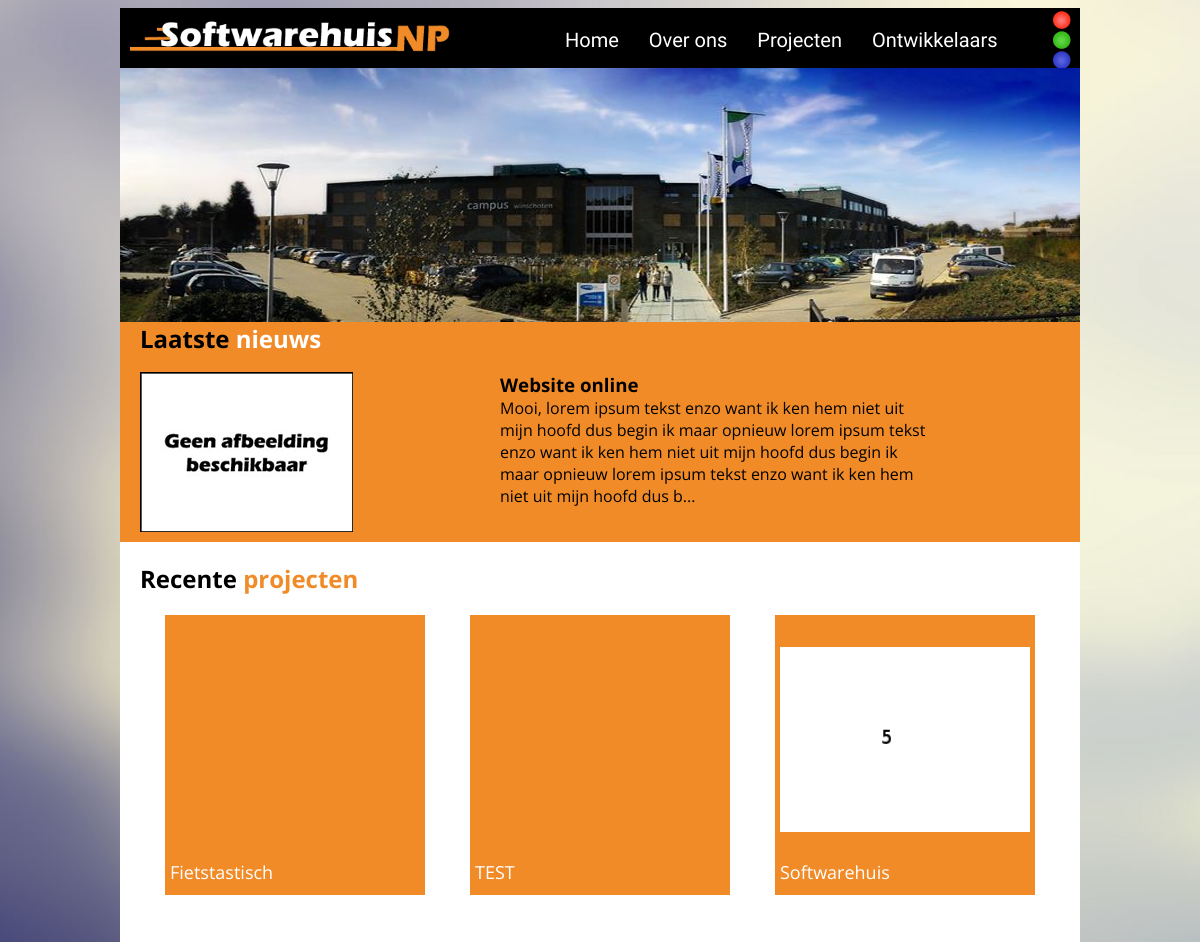
The app's page /work/site.php with its own data.
### tables this page shows
CREATE TABLE IF NOT EXISTS `s_nieuws` (
  `id` int(11) NOT NULL AUTO_INCREMENT,
  `titel` varchar(255) NOT NULL,
  `content` text NOT NULL,
  `afbeelding` varchar(255) NOT NULL,
  `volgorde` int(11) NOT NULL DEFAULT '0',
  `active` tinyint(1) NOT NULL DEFAULT '1' COMMENT 'boolean',
  PRIMARY KEY (`id`)
);

CREATE TABLE IF NOT EXISTS `s_project` (
  `id` int(100) NOT NULL AUTO_INCREMENT,
  `projectcode` varchar(100) NOT NULL DEFAULT '123',
  `titel` varchar(200) NOT NULL,
  `omschrijving` text NOT NULL,
  `link` varchar(200) NOT NULL,
  `datum_oplevering` int(100) NOT NULL DEFAULT '0',
  PRIMARY KEY (`id`)
);

CREATE TABLE IF NOT EXISTS `s_project_screenshots` (
  `id` int(100) NOT NULL AUTO_INCREMENT,
  `projectid` int(100) NOT NULL,
  `afbeelding_url` varchar(200) NOT NULL,
  `volgorde` int(100) NOT NULL DEFAULT '0',
  PRIMARY KEY (`id`)
);

### work/config.php (called while the page is built, shortened)
<?php
	$config = new config();
?>

### work/classes/database.php (called while the page is built, shortened)
<?php
class database {
	public function __construct($server,$username,$password,$database) {
		$this->connection = new MySQLi($server, $username, $password, $database) or die("ERROR: Kan niet verbinden met de database.");
	}
	public function query($q) {
		$result = mysqli_query($this->connection,$q) or die(mysqli_error($this->connection));
		return $result;
	}
	public function fetch_assoc($q) {
		return mysqli_fetch_assoc($q);
	}
	public function num_rows($q) {
		return mysqli_num_rows($q);
	}
}
?>

### work/includes/pages/home.php (the view, shortened to what this page needs)
<div id="slider">
	<h2>Laatste <font class='highlight'>nieuws</font></h2>
	<ul id="slider_container">
	<?php
		$query = $database->query("SELECT `id`,`titel`,`content`,`afbeelding` FROM `".$config->dbinfo['prefix']."_nieuws` WHERE `active` = '1' ORDER BY `volgorde` DESC");
		while($row = $database->fetch_assoc($query))
		{
			$titel = $row['titel'];
			$content = substr($row['content'],0,240)."...";
			$afbeelding = file_exists($row['afbeelding']) && !empty($row['afbeelding']) ? "<img src=\"".$row['afbeelding']."\"/>" : "<img src=\"images/nieuws/slider_empty.jpg\"/>";
			echo "<li>
				<div class=\"nieuws_image\">
					".$afbeelding."
				</div>
				<div class=\"content\">
					<h3>".$titel."</h3>
					".$content."
				</div>
			</li>";
		}
	?>
    </ul>
</div>
<div id="contentvak">
    <?php
		$query = $database->query("SELECT `id`,`projectcode`,`titel`,`omschrijving`,`link`,`datum_oplevering` FROM `".$config->dbinfo['prefix']."_project` ORDER BY `id` DESC LIMIT 3");
		if($database->num_rows($query) >= 3)
		{
			$html = "<h2>Recente <font class='highlight'>projecten</font></h2>";
			while($row = $database->fetch_assoc($query))
			{
				$query2 = $database->query("SELECT `afbeelding_url` FROM `".$config->dbinfo['prefix']."_project_screenshots` WHERE `projectid` = '".$row['id']."'");
				$row2 = $database->fetch_assoc($query2);
				$afbeelding = "images/nieuws/slider_empty.jpg";
				if($database->num_rows($query2) > 0){
					$afbeelding = $row2['afbeelding_url'];
				}
				$html .= "<div class=\"project\">
					<div class='projectimage'>
						<div class='alignmiddle'>
							<a href='site.php?id=3&project=".$row['id']."'><img src='".$afbeelding."'/></a>
						</div>
					</div>
					<span class='titel'>".$row['titel']."</span>
				</div>";
			}
			echo $html;
		}
	?>
</div>

### work/css/style.css (style rules this page uses)
body { background-image:url('../img/background.jpg'); background-size:cover; background-repeat:no-repeat; font-family: 'Open Sans', sans-serif; }
#slider { position:relative; float:left; width:960px; height:220px; overflow:hidden; }
#slider h2 { margin:0; padding:0; margin-left:20px; }
#slider_container { position:absolute; left:0px; bottom:0px; width:auto; height:190px; list-style:none; margin:0; padding:0; }
#slider_container li { width:960px; height:190px; position:absolute; left:0px; top:0px; list-style:none; margin:0; padding:0; }
#slider_container .nieuws_image { position:relative; width:260px; height:195px; float:left; margin-left:20px; margin-top:20px; }
#slider_container .content { position:relative; width:430px; height:195px; float:left; margin-left:100px; margin-top:20px; }
#slider h2 .highlight { color:#FFFFFF; }
#slider_container h3 { margin-top:0px; margin-bottom:0px; }
#contentvak { position:relative; float:left; width:100%; min-height:400px; background-color:#FFFFFF; }
#contentvak h2 { margin-left:20px; }
#contentvak .project { position:relative; float:left; margin-left:45px; background-color:orange; color:#FFFFFF; width:260px; height:280px; }
#contentvak .project .projectimage { display:table; width:250px; height:240px; margin-left:5px; margin-top:5px; overflow:hidden; }
#contentvak .project .projectimage .alignmiddle { display:table-cell; vertical-align:middle; margin:auto; text-align:center; width: 240px; }
#contentvak .project .projectimage .alignmiddle img { width:100%; }
#contentvak .project .titel { position:relative; left:5px; bottom:0px; font-size:18px; }

### work/css/theme_default.css (style rules this page uses)
#contentvak .project { background-color:#f08b28; }
#contentvak h2 .highlight { color:#f08b28; }
#slider { background-color:#f08b28; }

### records on screen
s_nieuws: titel "Website online", content "Mooi, lorem ipsum tekst enzo want ik ken hem niet uit mijn hoofd dus begin ik maar opnieuw lorem ipsum tekst enzo want ik ken hem niet uit mijn hoofd dus begin ik maar opnieuw lorem ipsum tekst enzo want ik ken hem niet uit mijn hoofd dus b..."
s_project: titel "Fietstastisch"
s_project: titel "TEST"
s_project: s_project_screenshots.afbeelding_url (picture), titel "Softwarehuis"
